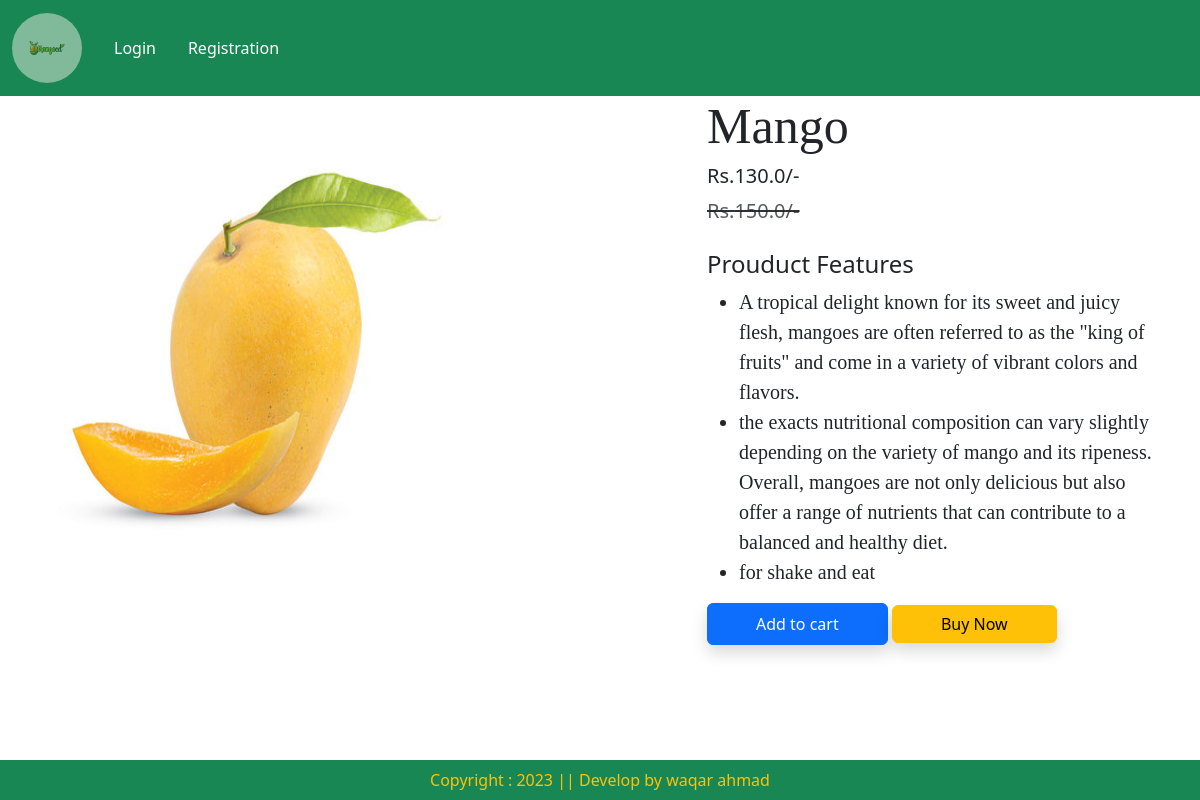
The app's page /productdetail/1 with its own data.
### app/models.py (models this page shows, shortened)
class Product(models.Model):
    title=models.CharField(max_length=100)
    selling_price=models.FloatField()
    discounted_price=models.FloatField()
    description=models.TextField()
    composition=models.TextField(default='')
    prodapp=models.TextField(default='')
    category=models.CharField(choices=CATEGORY_CHOICES,max_length=2)
    product_img=models.ImageField(upload_to='product')

### app/views.py (the view)
# urls.py: path('productdetail/<int:pk>',views.ProductDetail.as_view(),name='productdetail'),
class ProductDetail(View):
    def get(self,request,pk):
        product=Product.objects.get(pk=pk)
        return render(request, 'productdetail.html', locals())

### app/templates/productdetail.html (shortened to what this page needs)
{% extends 'base.html' %}
{% load static %}
{% block main-content %}
<div class="container">
    <div class="row flex justify-content-between">
        <div class="img2 col-lg-5 mt-5">
            <img src="{{product.product_img.url}}" class="image col-xs-6 col-sm-12 col-lg-12 mt-3 text-sm-center w-100 h-75">
        </div>
        <div class="productdetail col-lg-5">
            <h1 style="font-family: Georgia; font-size:50px;">{{product.title}}</h1>
            <h5>Rs.{{product.discounted_price}}/-</h5>
            <small class="text-decoration-line-through text-muted fs-5"><del>Rs.{{product.selling_price}}/-</del></small>
            <br><br>
            <h4>Prouduct Features</h4>
            <ul class="fs-5" style="font-family: Rajdhani;">
                <li>{{product.description}}</li>
                <li>{{product.composition}}</li>
                <li>{{product.prodapp}}</li>
            </ul>
                <form action="/add-to-cart" class="d-inline">
                <button type="submit" class="btn btn-primary shadow px-5 py-2">Add to cart</button>
                </form>
                    <a href="{% url 'show-cart' %}" class="btn btn-warning shadow px-5 py2">Buy Now</a>
        </div>
    </div>
</div>
{% endblock main-content %}

### records on screen
Product: product_img (picture), title "Mango", discounted_price "130.0", selling_price "150.0", description "A tropical delight known for its sweet and juicy flesh, mangoes are often referred to as the \"king of fruits\" and come in a variety of vibrant colors and flavors.", composition "the exacts nutritional composition can vary slightly depending on the variety of mango and its ripeness. Overall, mangoes are not only delicious but also offer a range of nutrients that can contribute to a balanced and healthy diet.", prodapp "for shake and eat"
